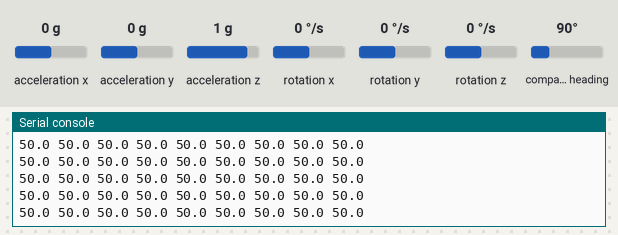
The program below on a simulated Raspberry Pi Pico running MicroPython. On the bench: the last lines printed to the serial console. The test bench sets the inputs (shaded band); at power-on: acceleration x 0 g, acceleration y 0 g, acceleration z 1 g, rotation x 0 °/s, rotation y 0 °/s, rotation z 0 °/s, compass heading 90°. Library files of the repository ran but are not shown: lsm303dlhc.py, gc9b72.py, vga1_8x16.py, vga1_bold_16x32.py.

Above: at 1.2 s.
1.3 s: acceleration x set to -1.4 g
At 1.36 s:
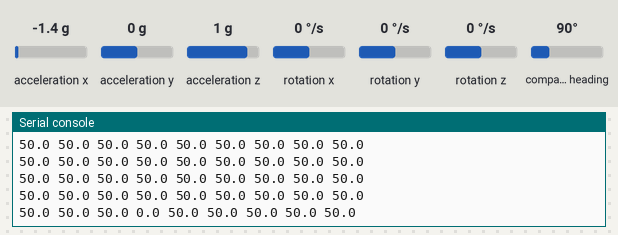
2.8 s: acceleration y set to -1.4 g
At 2.81 s:
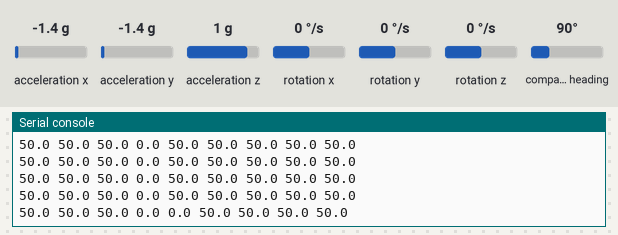
4.3 s: acceleration z set to -1.4 g
At 4.37 s:
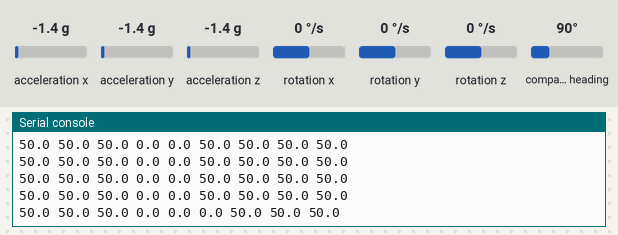
5.8 s: rotation x set to -192 °/s
At 5.82 s:
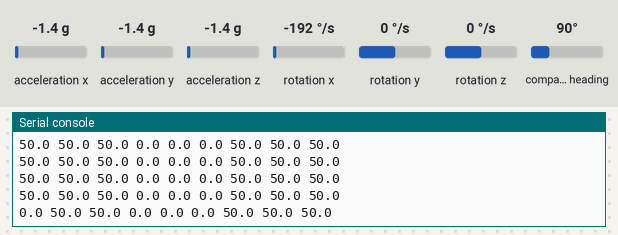
7.3 s: rotation y set to -192 °/s
At 7.37 s:
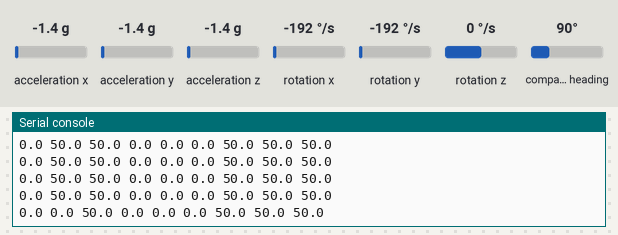

Measured:
- after the input at 1.3 s, the serial console: prints a new line after 0.06 s (image 1)
- after the input at 2.8 s, the serial console: prints a new line at once (image 2)
- after the input at 4.3 s, the serial console: prints a new line after 0.06 s (image 3)
- after the input at 5.8 s, the serial console: prints a new line at once (image 4)
- after the input at 7.3 s, the serial console: prints a new line after 0.07 s (image 5)

The program:

03-plot-test-stream.py
```python
import time
import machine
import config
from l3gd20 import L3GD20
from lsm303dlhc import LSM303DLHC

# Streams all 9 IMU axes (gyro x/y/z, accel x/y/z, mag x/y/z) to the Thonny
# Plotter. Each channel is independently rescaled to 0-100 using its own
# running min/max, so a small-range signal (mag, in gauss) stays visible on
# the same graph as a large-range one (gyro, in dps) instead of looking flat.
#
# Load this file onto the Pico with Thonny and run it (F5), then open
# View > Plotter to see all nine channels graphed live. Rotate and tilt the
# board to make every channel move at least once.
NAME = "03-plot-test-stream.py"
VERSION = "0.1"
print("{} v{}".format(NAME, VERSION))

i2c = machine.SoftI2C(sda=machine.Pin(config.I2C_SDA_PIN), scl=machine.Pin(config.I2C_SCL_PIN), freq=100000)

gyro = L3GD20(i2c, config.GYRO_I2C_ADDRESS)
accel_mag = LSM303DLHC(i2c, config.ACCEL_I2C_ADDRESS, config.MAG_I2C_ADDRESS)

NUM_CHANNELS = 9
channel_mins = [None] * NUM_CHANNELS
channel_maxs = [None] * NUM_CHANNELS


def autoscale(values):
    scaled = []
    for i, v in enumerate(values):
        if channel_mins[i] is None or v < channel_mins[i]:
            channel_mins[i] = v
        if channel_maxs[i] is None or v > channel_maxs[i]:
            channel_maxs[i] = v
        span = channel_maxs[i] - channel_mins[i]
        # A channel that hasn't moved yet has zero span - park it at the
        # midpoint instead of dividing by zero.
        scaled.append(50.0 if span == 0 else (v - channel_mins[i]) / span * 100)
    return scaled


try:
    while True:
        gx, gy, gz = gyro.read_dps()
        ax, ay, az = accel_mag.read_accel_g()
        mx, my, mz = accel_mag.read_mag_gauss()
        scaled = autoscale((gx, gy, gz, ax, ay, az, mx, my, mz))
        print("{:.1f} {:.1f} {:.1f} {:.1f} {:.1f} {:.1f} {:.1f} {:.1f} {:.1f}".format(*scaled))
        time.sleep_ms(100)
except KeyboardInterrupt:
    print("Got ctrl-c, stopping")
```

config.py
```python
# Hardware configuration for the 9-DOF IMU + display kit: the same L3GD20
# gyro + LSM303DLHC accel/mag bench-test rig as the 9-dof-imu kit, plus a
# GC9B72 round SPI display so the live readings show on screen instead of
# only in the console. The board also carries a bonus BMP180 temp/pressure
# chip, printed "10 DOF" on its silkscreen - not used by these lessons.
# VCC -> Pico 3.3V OUT, GND -> Pico GND.
#
# Use machine.SoftI2C (bit-banged), not machine.I2C (the hardware
# peripheral): on this board/firmware, the hardware I2C0 block could scan
# and find all four chips but threw OSError EIO on every real read/write -
# SoftI2C performs the identical transactions over the same pins and pull-ups
# with no failures at any frequency tested (400Hz-100kHz), so this is a
# peripheral-driver quirk, not a wiring or pull-up problem. No external
# pull-up resistors are used or needed - the Pico's internal ones are enough.

I2C_SDA_PIN = 12 # Data on even pins
I2C_SCL_PIN = 13

# Interrupt / data-ready pins (GINT, GRDY, LIN1, LIN2, LRDY) are NOT connected
# on this kit: SDA/SCL moved to GPIO12/13, which the sensor-only 9-dof-imu kit
# uses for GRDY/LIN1, so there are no GPIO*_PIN constants for them here. These
# lessons poll the sensors and never read them anyway. Interrupt-driven reads
# are a stretch goal (see swarm-bot plan.md Phase 12).

# I2C addresses - confirmed by 01-probe.py. Clone boards vary depending on
# how the SA0/SDO address-select pin is tied, so don't assume these without
# running the scan.
GYRO_I2C_ADDRESS = 0x6B         # L3GD20 / L3GD20H, SA0 pulled high
ACCEL_I2C_ADDRESS = 0x19        # LSM303DLHC accelerometer sub-device
MAG_I2C_ADDRESS = 0x1E          # LSM303DLHC magnetometer sub-device
BMP180_I2C_ADDRESS = 0x77       # bonus temp/pressure chip, not used by these lessons

# Gyro identity check (WHO_AM_I register, same address on many ST parts)
WHO_AM_I_REGISTER = 0x0F
GYRO_WHO_AM_I_L3GD20 = 0xD4
GYRO_WHO_AM_I_L3GD20H = 0xD7

# BMP180 identity check (chip-id register - always reads 0x55)
BMP180_CHIP_ID_REGISTER = 0xD0
BMP180_CHIP_ID = 0x55

# ---------------------------------------------------------------------------
# Display: GC9B72 2.1" 360x360 round SPI panel (sw-gc9b72 kit)
# ---------------------------------------------------------------------------
# Confirmed working on this kit's real hardware via display-hello-test.py.
# Wiring differs from the sw-gc9b72 kit in one place: BL goes straight to
# 3V3 here instead of a GPIO, so the backlight is always on and there is
# no software control of it (no set_backlight() - there's nothing to
# switch). Everything else shares no pins with the IMU wiring above (I2C
# on GPIO12/13, interrupt pins not connected), so both halves of this kit can
# be wired at once with no conflicts.
#
# The 10-pad breakout reads (left to right): GND VCC SDA SCL RST DC CS BL
# SDO TE. SDO (read-back) and TE (frame tearing sync) are not used by this
# driver and left unconnected.
#
#   Module pin   Pico pin   Wire color
#   ----------   --------   ----------
#   SCL / CLK    GP2        orange
#   SDA / MOSI   GP3        yellow
#   RST          GP4        green
#   DC           GP5        blue
#   CS           GP6        purple
#   BL           3V3        (always on, not GPIO-switched)
#   VCC          3V3
#   GND          GND
from machine import Pin, SPI
import gc9b72
from gc9b72 import color565
import vga1_8x16 as SMALL_FONT       # 8x16 - no built-in font on this driver
import vga1_bold_16x32 as BIG_FONT   # 16x32 - readable from across the room

DISPLAY_WIDTH = 360
DISPLAY_HEIGHT = 360
DISPLAY_SPI_ID = 0

DISPLAY_SCK_PIN = 2
DISPLAY_MOSI_PIN = 3
DISPLAY_RST_PIN = 4
DISPLAY_DC_PIN = 5
DISPLAY_CS_PIN = 6
# No DISPLAY_BL_PIN - BL is wired straight to 3V3 on this board, not a GPIO.

# THE NUMBER YOU ASK FOR IS ALMOST NEVER THE NUMBER YOU GET: the RP2040
# derives its SPI clock by dividing the peripheral clock and MicroPython
# rounds DOWN to the nearest rate it can actually hit. On a Pico running
# MicroPython 1.28 the only rungs near the top are 8, 12 and 24 MHz --
# asking for, say, 20_000_000 quietly hands you 12_000_000. 24 MHz is
# confirmed working on the sw-gc9b72 kit's 20cm ribbon cables with no
# speckling or tearing; step down to 12_000_000 if your wiring is longer
# or messier and you see torn/speckled frames.
DISPLAY_BAUDRATE = 24_000_000

# RGB565: five bits of red, six of green, five of blue.
BLACK = 0x0000
WHITE = 0xFFFF
RED = 0xF800
GREEN = 0x07E0
BLUE = 0x001F
YELLOW = 0xFFE0
CYAN = 0x07FF
MAGENTA = 0xF81F

# The geometry of a round screen: the driver addresses a 360x360 square,
# but only the circle inscribed in it is visible. SAFE_RADIUS is an
# estimate carried over from the sw-gc9b72 kit, not yet measured against
# this specific panel -- nudge it in or out if text crowds the bezel.
DISPLAY_CENTER_X = DISPLAY_WIDTH // 2   # 180
DISPLAY_CENTER_Y = DISPLAY_HEIGHT // 2  # 180
DISPLAY_SAFE_RADIUS = 168

def init_display():
    """Start the SPI bus and the GC9B72. Returns the display object.

    There is no frame buffer on this driver - every drawing call goes
    straight to the glass, and there is no show() to call afterwards.
    No backlight Pin is passed - BL is wired straight to 3V3 on this
    board, so there's nothing for software to switch."""
    spi = SPI(DISPLAY_SPI_ID, baudrate=DISPLAY_BAUDRATE,
              sck=Pin(DISPLAY_SCK_PIN), mosi=Pin(DISPLAY_MOSI_PIN))
    return gc9b72.GC9B72(
        spi,
        dc=Pin(DISPLAY_DC_PIN, Pin.OUT),
        cs=Pin(DISPLAY_CS_PIN, Pin.OUT),
        reset=Pin(DISPLAY_RST_PIN, Pin.OUT),
        rotation=0)
```

l3gd20.py
```python
# Driver for the L3GD20 / L3GD20H 3-axis MEMS gyroscope, the gyro half of
# the 9-DOF IMU module used by the 9-dof-imu bench kit and the
# swarm-bot build plan (docs/kits/swarm-bot/plan.md).
from micropython import const
import ustruct

WHO_AM_I = const(0x0F)
CTRL_REG1 = const(0x20)
CTRL_REG4 = const(0x23)
OUT_X_L = const(0x28 | 0x80)  # 0x80 bit auto-increments the read across X/Y/Z

WHO_AM_I_L3GD20 = const(0xD4)
WHO_AM_I_L3GD20H = const(0xD7)

_DPS_PER_LSB_250 = 0.00875  # sensitivity at the +/-250 dps full-scale setting below


class L3GD20:
    def __init__(self, i2c, address=0x6B):
        self.i2c = i2c
        self.address = address
        self.i2c.writeto_mem(self.address, CTRL_REG1, b'\x0F')  # normal mode, X/Y/Z on, 95 Hz
        self.i2c.writeto_mem(self.address, CTRL_REG4, b'\x00')  # +/-250 dps full scale

    def who_am_i(self):
        return self.i2c.readfrom_mem(self.address, WHO_AM_I, 1)[0]

    def read_dps(self):
        data = self.i2c.readfrom_mem(self.address, OUT_X_L, 6)
        x, y, z = ustruct.unpack('<hhh', data)
        return (x * _DPS_PER_LSB_250, y * _DPS_PER_LSB_250, z * _DPS_PER_LSB_250)
```
